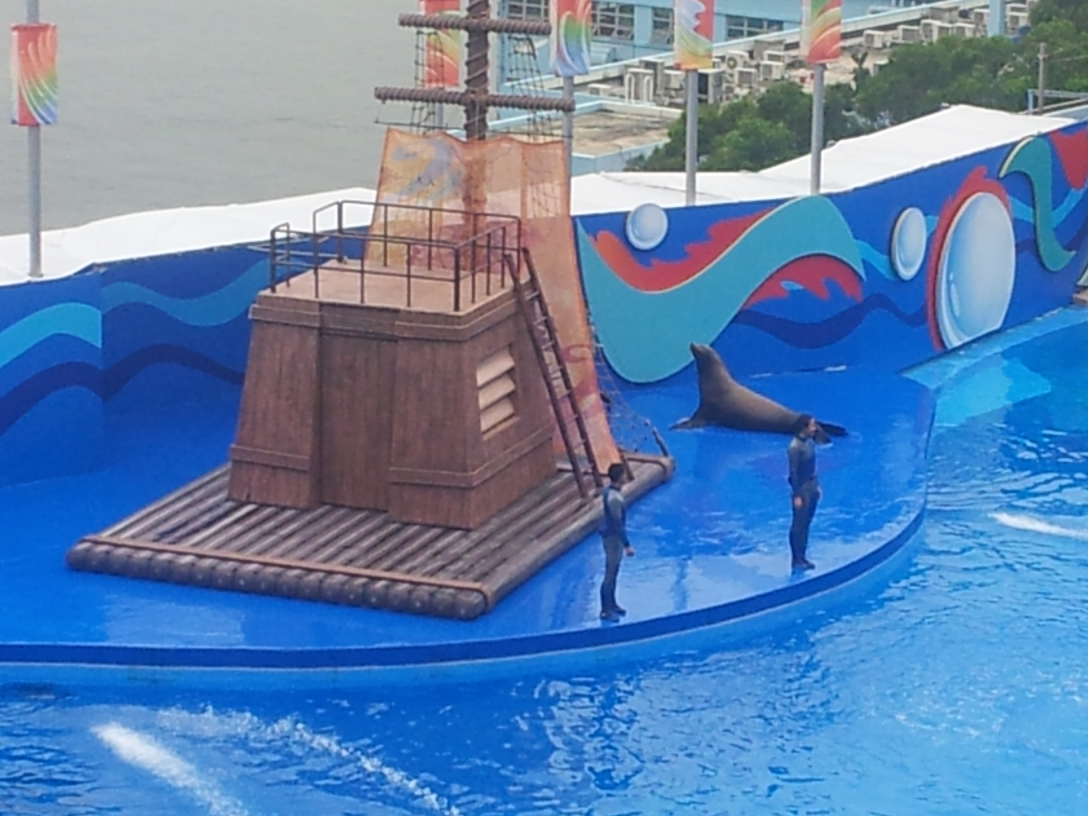
#> input picture assets/filebrowserquantum-main/frontend/tests/playwright-files/myfolder/testdata/20130612_142406.jpg, 3264 x 2448 px (shown at 1/3 size)
$ python -i stitch_engine.py   (imports and definitions only)   (older library calls are emulated)
#> lines starting #> are read from the running program, lines starting #| are printed output that depends on the picture; after the words box and inside, x2 and y2 are one past the last pixel; in counts of white or black regions, pixels touching at a corner belong together
#> further down, picture is the input picture: shape (2448, 3264, 3); mean B, G, R 174.7, 129.8, 93
"""全景融合核心：对齐 src/JustSmart.PanoramaWorker/PanoramaStitcher.cs。

两种融合算法（由 algorithm 参数选择）：
- BASELINE：SIFT + 4 候选区域 + RANSAC 相似变换 + ECC 精化 -> 变换链 -> 距离羽化加权
- DEGHOST ：在 Baseline 配准结果上做「增益匹配 + 最佳缝合线 DP + smoothstep 融合」

所有耗时步骤通过 progress(fraction, text) 上报进度，供 UI 显示进度条与预估时间。
"""
import os

import cv2
import numpy as np

IMG_EXTS = {".jpg", ".jpeg", ".png", ".bmp", ".tif", ".tiff", ".webp"}
MAX_CANVAS_PIXELS = 400_000_000  # 画布面积上限（与项目约定一致）

# ---- 与 C# PanoramaStitcher 一致的常量 ----
SCALE = 0.5
RATIO = 0.75
RANSAC_THRESHOLD = 4.0
MIN_INLIERS = 20
MAX_FEATURES = 20000
MAX_ECC_SHIFT_PX = 150.0
MAX_ECC_ROT_DEG = 5.0
RAMP = 80
SHARPNESS = 4
DIFF_THRESHOLD = 14  # Deghost 一致性选择色差阈值

ALGO_BASELINE = "baseline"
ALGO_DEGHOST = "deghost"
ALGO_LABELS = {
    ALGO_BASELINE: "BASELINE · 距离羽化",
    ALGO_DEGHOST: "DEGHOST · 去鬼影",
}


class StitchError(Exception):
    """拼接失败（配准不可靠 / 画布过大等），信息可直接展示给用户。"""


def is_image(path):
    return os.path.splitext(path)[1].lower() in IMG_EXTS


# [43 lines left out: functions imread_unicode, imwrite_unicode, _ensure_bgr, _to_gray, _h3, not called in this run]


def _crop_black(img):
    gray = cv2.cvtColor(img, cv2.COLOR_BGR2GRAY)
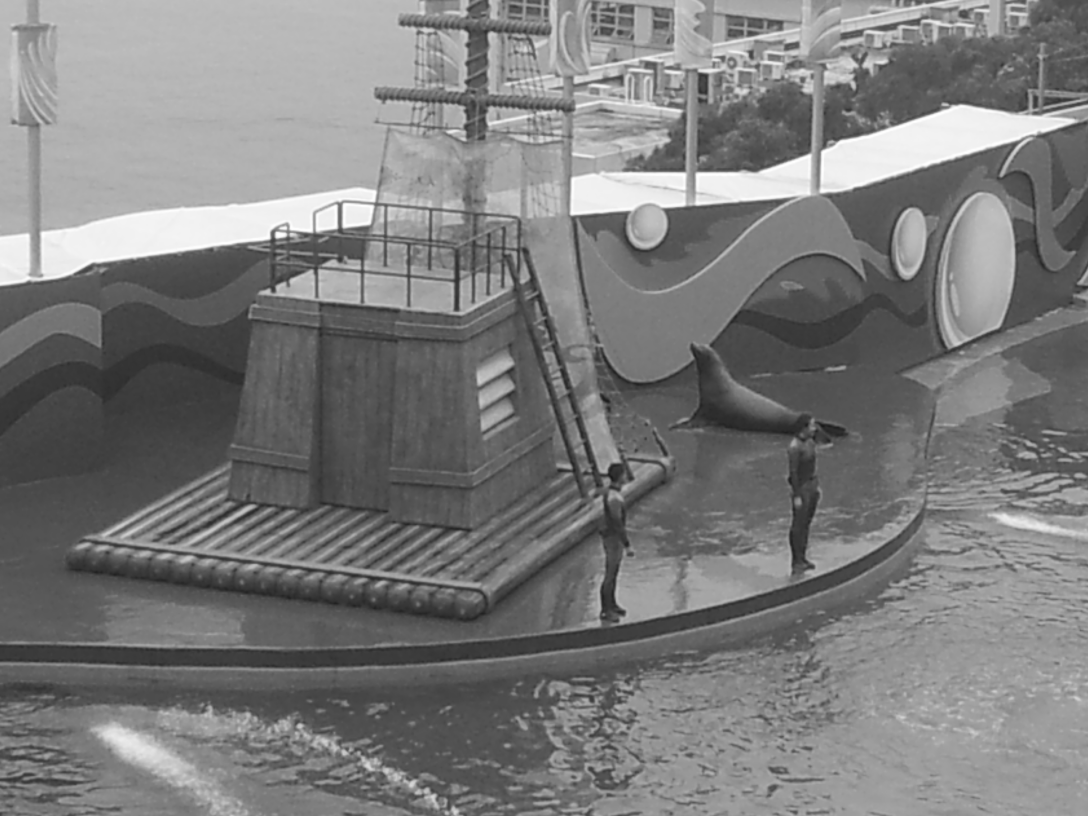
#> gray: shape (2448, 3264) (shown at 1/3 size); min 21, max 255, mean 123.9
    _, mask = cv2.threshold(gray, 6, 255, cv2.THRESH_BINARY)
#> mask: shape (2448, 3264); every value is 255
    pts = cv2.findNonZero(mask)
#> pts = contour of 7990272 points, box (x1, y1, x2, y2) (0, 0, 3264, 2448), area 0
    if pts is None:
        return img.copy()
    x, y, w, h = cv2.boundingRect(pts)
#> x = 0; y = 0; w = 3264; h = 2448
    if w <= 0 or h <= 0:
        return img.copy()
    return img[y:y + h, x:x + w].copy()


# ---------------- SIFT 特征缓存 ----------------
class _Features:
    """按 (图号, 裁剪矩形) 缓存 CLAHE+SIFT 特征，避免重复计算。"""

    # [529 lines left out: functions __init__, get, reorder, _candidates, _refine_ecc, _match_descriptors and 12 more, not called in this run]

>>> import cv2
>>> picture = cv2.imread('../../assets/filebrowserquantum-main/frontend/tests/playwright-files/myfolder/testdata/20130612_142406.jpg')
>>> result = _crop_black(picture)
